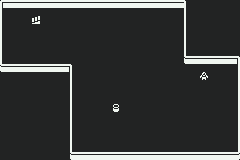

This game map was drawn from its Tiled (.tmx) file and the tilesets committed beside it. A one-line description and the full map source follow:
An orthogonal 30x20 tile map with 8x8 px tiles, 1 tile layer (Tile Layer 1).

<map version="1.10" tiledversion="1.11.2" orientation="orthogonal" renderorder="right-down" width="30" height="20" tilewidth="8" tileheight="8" infinite="0" nextlayerid="2" nextobjectid="1">
 <editorsettings>
  <export target="source/level2.lua" format="lua" />
 </editorsettings>
 <tileset firstgid="1" source="tiles.tsx" />
 <layer id="1" name="Tile Layer 1" width="30" height="20">
  <data encoding="csv">
1,2,2,2,2,2,2,2,2,2,2,2,2,2,2,2,2,2,2,2,2,2,2,52,18,18,18,18,18,18,
17,18,18,18,18,18,18,18,18,18,18,18,18,18,18,18,18,18,18,18,18,18,18,17,18,18,18,18,18,18,
17,18,18,18,54,18,18,18,18,18,18,18,18,18,18,18,18,18,18,18,18,18,18,17,18,18,18,18,18,18,
17,18,18,18,18,18,18,18,18,18,18,18,18,18,18,18,18,18,18,18,18,18,18,17,18,18,18,18,18,18,
17,18,18,18,18,18,18,18,18,18,18,18,18,18,18,18,18,18,18,18,18,18,18,17,18,18,18,18,18,18,
17,18,18,18,18,18,18,18,18,18,18,18,18,18,18,18,18,18,18,18,18,18,18,17,18,18,18,18,18,18,
17,18,18,18,18,18,18,18,18,18,18,18,18,18,18,18,18,18,18,18,18,18,18,17,18,18,18,18,18,18,
17,18,18,18,18,18,18,18,18,18,18,18,18,18,18,18,18,18,18,18,18,18,18,33,2,2,2,2,2,4,
33,2,2,2,2,2,2,2,4,18,18,18,18,18,18,18,18,18,18,18,18,18,18,18,18,18,18,18,18,20,
18,18,18,18,18,18,18,18,20,18,18,18,18,18,18,18,18,18,18,18,18,18,18,18,18,15,18,18,18,20,
18,18,18,18,18,18,18,18,20,18,18,18,18,18,18,18,18,18,18,18,18,18,18,18,18,18,18,18,18,20,
18,18,18,18,18,18,18,18,20,18,18,18,18,18,18,18,18,18,18,18,18,18,18,18,18,18,18,18,18,20,
18,18,18,18,18,18,18,18,20,18,18,18,18,18,18,18,18,18,18,18,18,18,18,18,18,18,18,18,18,20,
18,18,18,18,18,18,18,18,20,18,18,18,18,18,41,18,18,18,18,18,18,18,18,18,18,18,18,18,18,20,
18,18,18,18,18,18,18,18,20,18,18,18,18,18,18,18,18,18,18,18,18,18,18,18,18,18,18,18,18,20,
18,18,18,18,18,18,18,18,20,18,18,18,18,18,18,18,18,18,18,18,18,18,18,18,18,18,18,18,18,20,
18,18,18,18,18,18,18,18,20,18,18,18,18,18,18,18,18,18,18,18,18,18,18,18,18,18,18,18,18,20,
18,18,18,18,18,18,18,18,20,18,18,18,18,18,18,18,18,18,18,18,18,18,18,18,18,18,18,18,18,20,
18,18,18,18,18,18,18,18,20,18,18,18,18,18,18,18,18,18,18,18,18,18,18,18,18,18,18,18,18,20,
18,18,18,18,18,18,18,18,49,2,2,2,2,2,2,2,2,2,2,2,2,2,2,2,2,2,2,2,2,36
</data>
 </layer>
</map>
